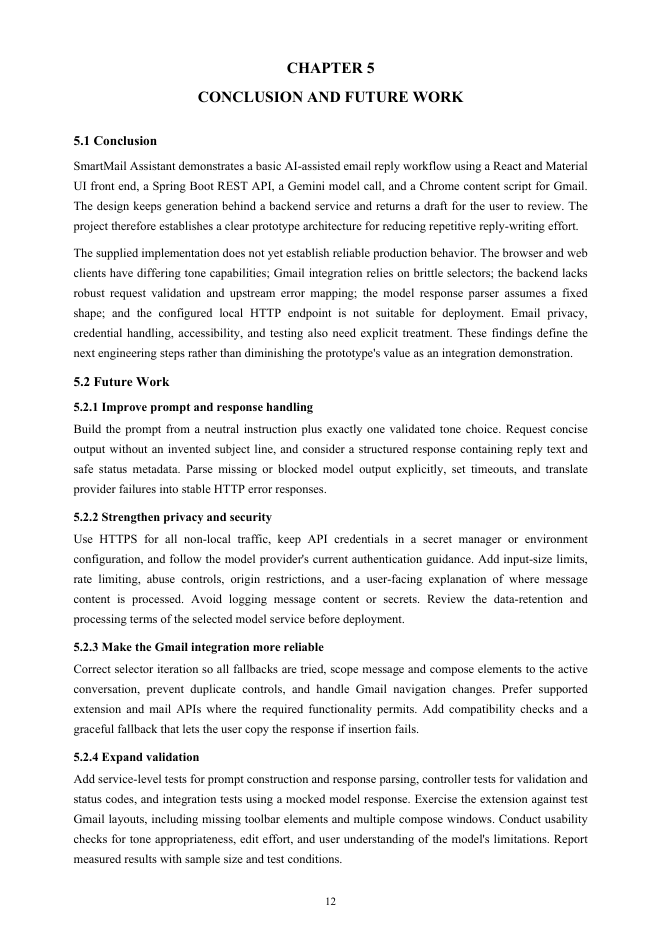
#> input picture tmp/qa78-20.png, 662 x 936 px; its folder holds only this picture in this run
$ python contact_sheet78.py
#> lines starting #> are read from the running program, lines starting #| are printed output that depends on the picture
from PIL import Image, ImageOps, ImageDraw
from pathlib import Path
paths=sorted(Path('tmp').glob('qa78-*.png'), key=lambda p:int(p.stem.split('-')[-1]))
for base in range(0,len(paths),12):
    group=paths[base:base+12]
    thumb_w=260
    thumbs=[]
    for i,path in enumerate(group,base+1):
        im=Image.open(path).convert('RGB')
#> im is the input picture: PIL image 662x936 RGB; min 0, max 255, mean 242.3
        h=round(im.height*thumb_w/im.width)
#> h = 368
        im=im.resize((thumb_w,h))
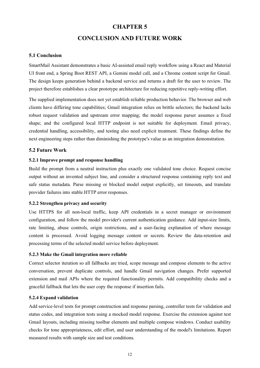
#> im: PIL image 260x368 RGB; min 34, max 255, mean 241.9
        card=Image.new('RGB',(thumb_w+16,h+40),'white')
#> card: PIL image 276x408 RGB; every value is 255
        card.paste(im,(8,30))
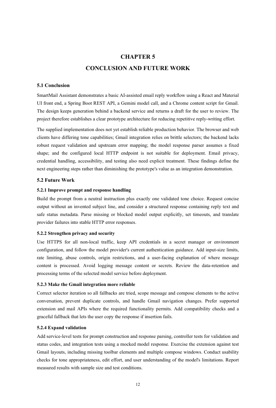
#> card: PIL image 276x408 RGB; min 34, max 255, mean 243.9
        ImageDraw.Draw(card).text((8,8),f'PDF page {i}',fill='black')
        thumbs.append(card)
    cols=3; rows=(len(thumbs)+cols-1)//cols
#> after `rows = (len(thumbs) + cols - 1) // cols`: rows = 1
    cw=max(x.width for x in thumbs); ch=max(x.height for x in thumbs)
#> after `cw = max((x.width for x in thumbs))`: cw = 276
#> after `ch = max((x.height for x in thumbs))`: ch = 408
    sheet=Image.new('RGB',(cols*cw,rows*ch),(225,225,225))
#> sheet: PIL image 828x408 RGB; every value is 225
    for j,im in enumerate(thumbs): sheet.paste(im,((j%cols)*cw,(j//cols)*ch))
#> this loop made 1 pass
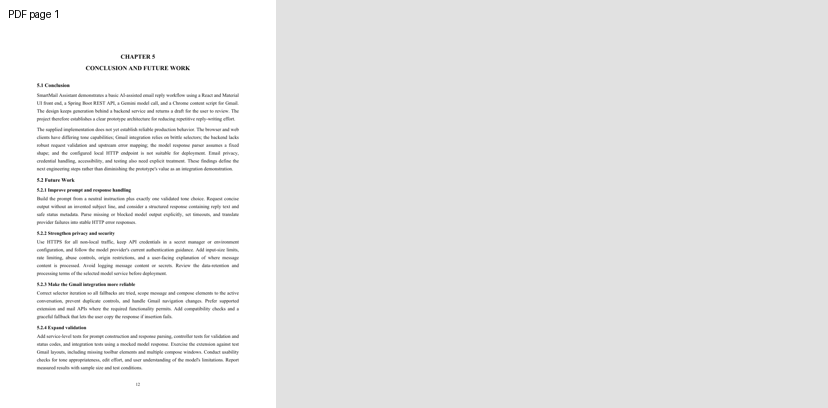
#> sheet: PIL image 828x408 RGB; min 6, max 255, mean 231.2
    out=Path(f'tmp/contact78-{base//12+1}.jpg')
    sheet.save(out,quality=88)
    print(out)

$ run again, on tmp/qa78-41.png
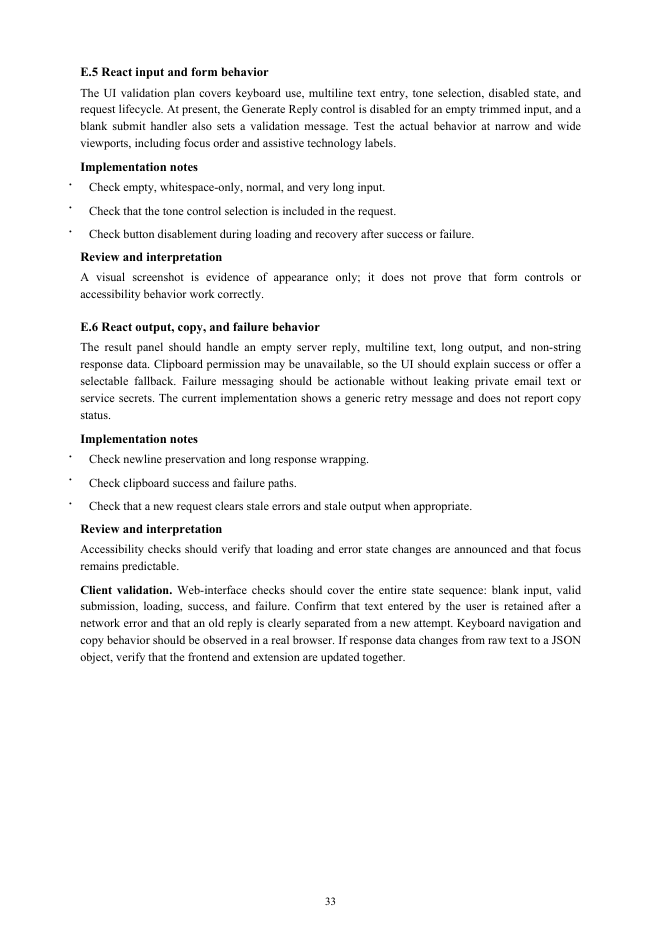
#> input picture tmp/qa78-41.png, 662 x 936 px
#> im is the input picture: PIL image 662x936 RGB; min 0, max 255, mean 246.4
#> im: PIL image 260x368 RGB
#> `card.paste(im,(8,30))`:
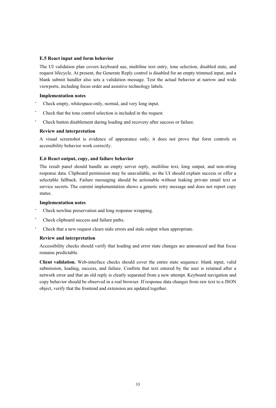
#> card: PIL image 276x408 RGB; min 70, max 255, mean 247.5
#> rows = 1
#> cw = 276
#> ch = 408
#> the loop `for j,im in enumerate(thumbs): sheet.paste(im,((j%cols)*cw,(j//cols)*c..` made 1 pass
#> after the loop `for j,im in enumerate(thumbs): sheet.paste(im,((j%cols)*cw,(j//cols)*c..`:
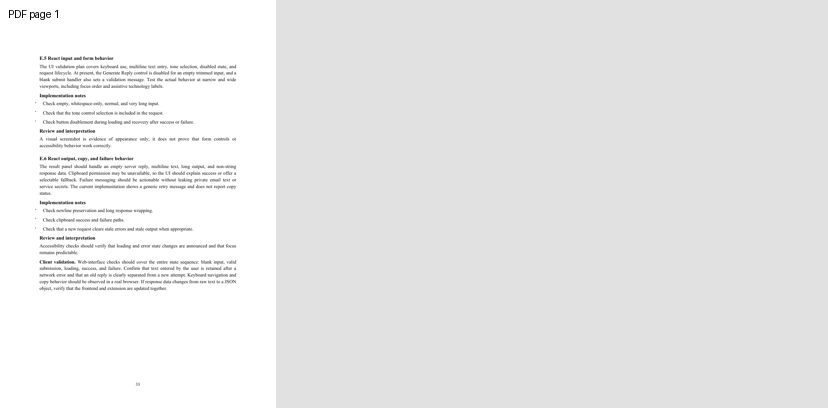
#> sheet: PIL image 828x408 RGB; min 6, max 255, mean 232.4

$ run again, on tmp/qa78-48.png
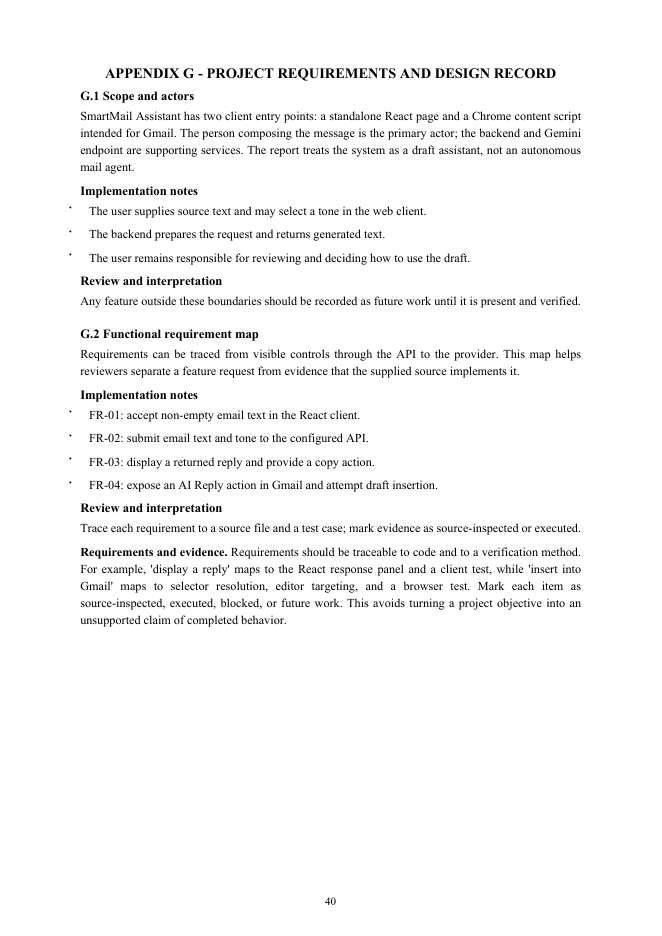
#> input picture tmp/qa78-48.png, 662 x 936 px
#> im is the input picture: PIL image 662x936 RGB; min 0, max 255, mean 247
#> im: PIL image 260x368 RGB
#> `card.paste(im,(8,30))`:
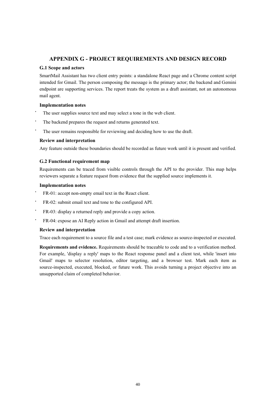
#> card: PIL image 276x408 RGB; min 45, max 255, mean 248
#> rows = 1
#> cw = 276
#> ch = 408
#> the loop `for j,im in enumerate(thumbs): sheet.paste(im,((j%cols)*cw,(j//cols)*c..` made 1 pass
#> after the loop `for j,im in enumerate(thumbs): sheet.paste(im,((j%cols)*cw,(j//cols)*c..`:
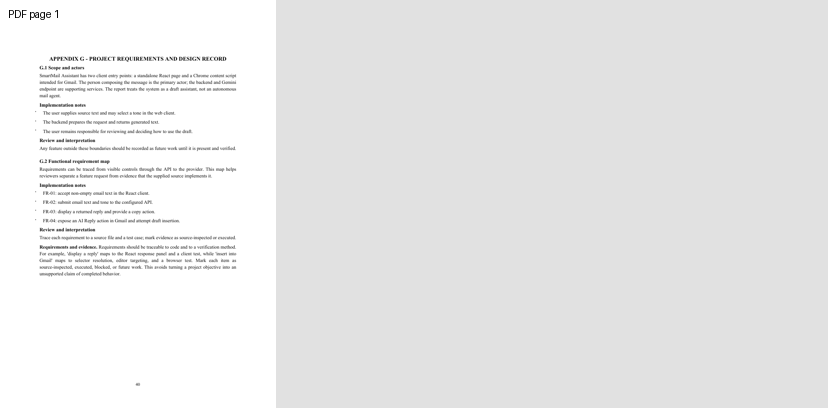
#> sheet: PIL image 828x408 RGB; min 6, max 255, mean 232.6

$ run again, on tmp/qa78-53.png
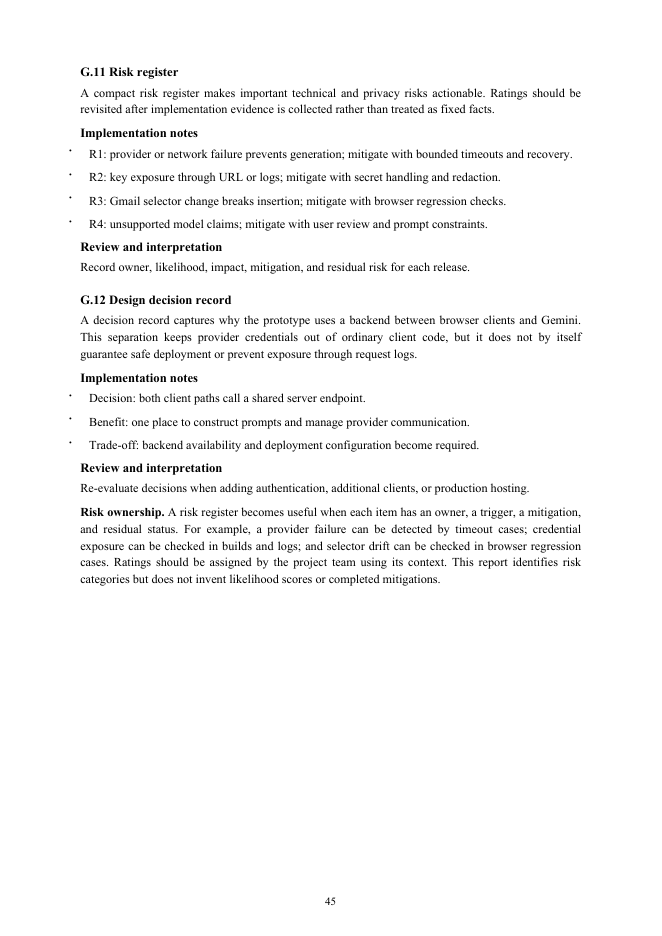
#> input picture tmp/qa78-53.png, 662 x 936 px
#> im is the input picture: PIL image 662x936 RGB; min 0, max 255, mean 247.4
#> im: PIL image 260x368 RGB
#> `card.paste(im,(8,30))`:
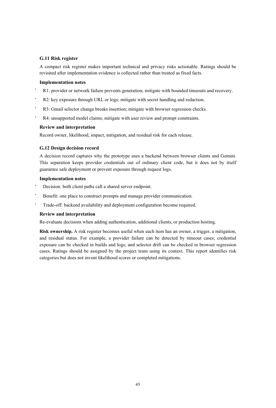
#> card: PIL image 276x408 RGB; min 76, max 255, mean 248.4
#> rows = 1
#> cw = 276
#> ch = 408
#> the loop `for j,im in enumerate(thumbs): sheet.paste(im,((j%cols)*cw,(j//cols)*c..` made 1 pass
#> after the loop `for j,im in enumerate(thumbs): sheet.paste(im,((j%cols)*cw,(j//cols)*c..`:
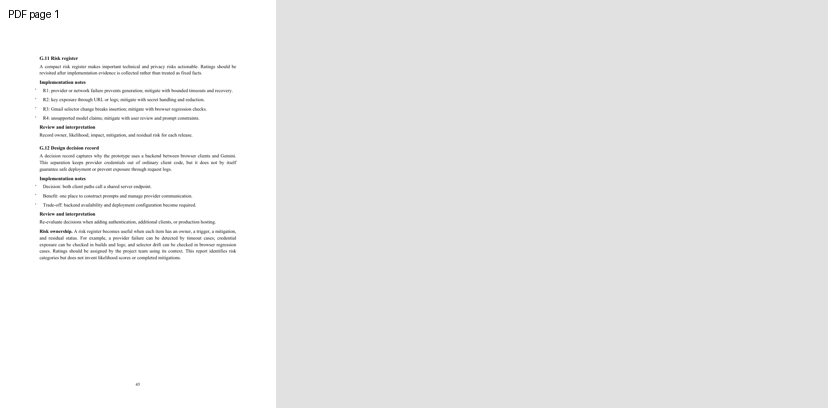
#> sheet: PIL image 828x408 RGB; min 6, max 255, mean 232.7

$ run again, on tmp/qa78-22.png
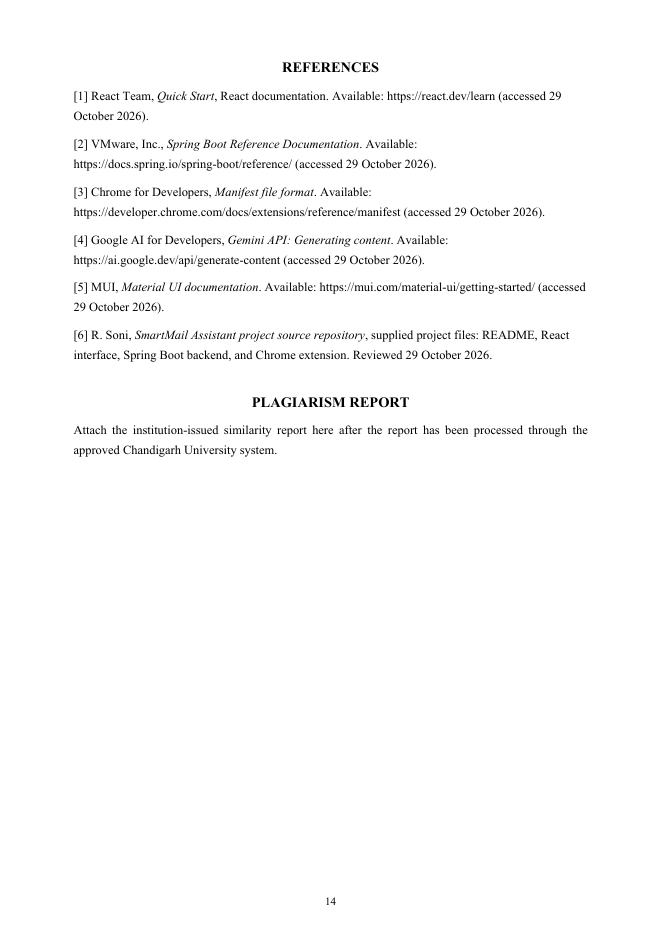
#> input picture tmp/qa78-22.png, 662 x 936 px
#> im is the input picture: PIL image 662x936 RGB; min 0, max 255, mean 250.5
#> im: PIL image 260x368 RGB
#> `card.paste(im,(8,30))`:
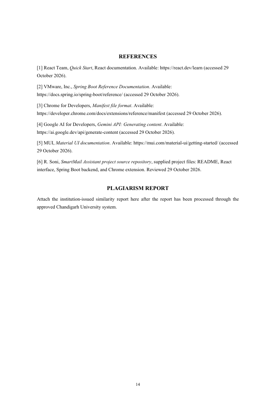
#> card: PIL image 276x408 RGB; min 47, max 255, mean 251.1
#> rows = 1
#> cw = 276
#> ch = 408
#> the loop `for j,im in enumerate(thumbs): sheet.paste(im,((j%cols)*cw,(j//cols)*c..` made 1 pass
#> after the loop `for j,im in enumerate(thumbs): sheet.paste(im,((j%cols)*cw,(j//cols)*c..`:
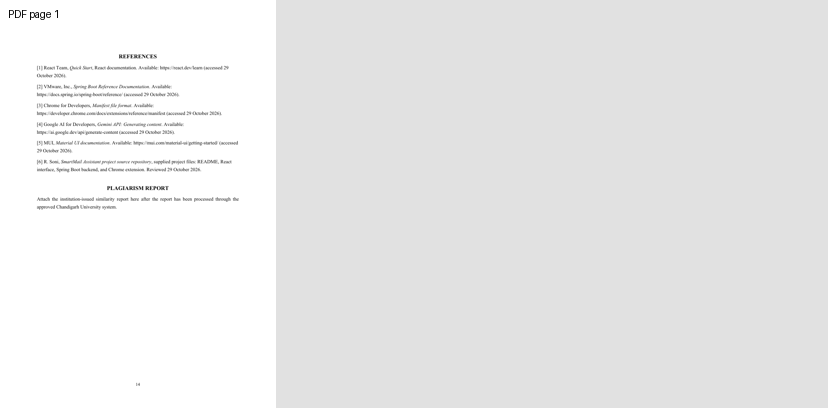
#> sheet: PIL image 828x408 RGB; min 6, max 255, mean 233.6
